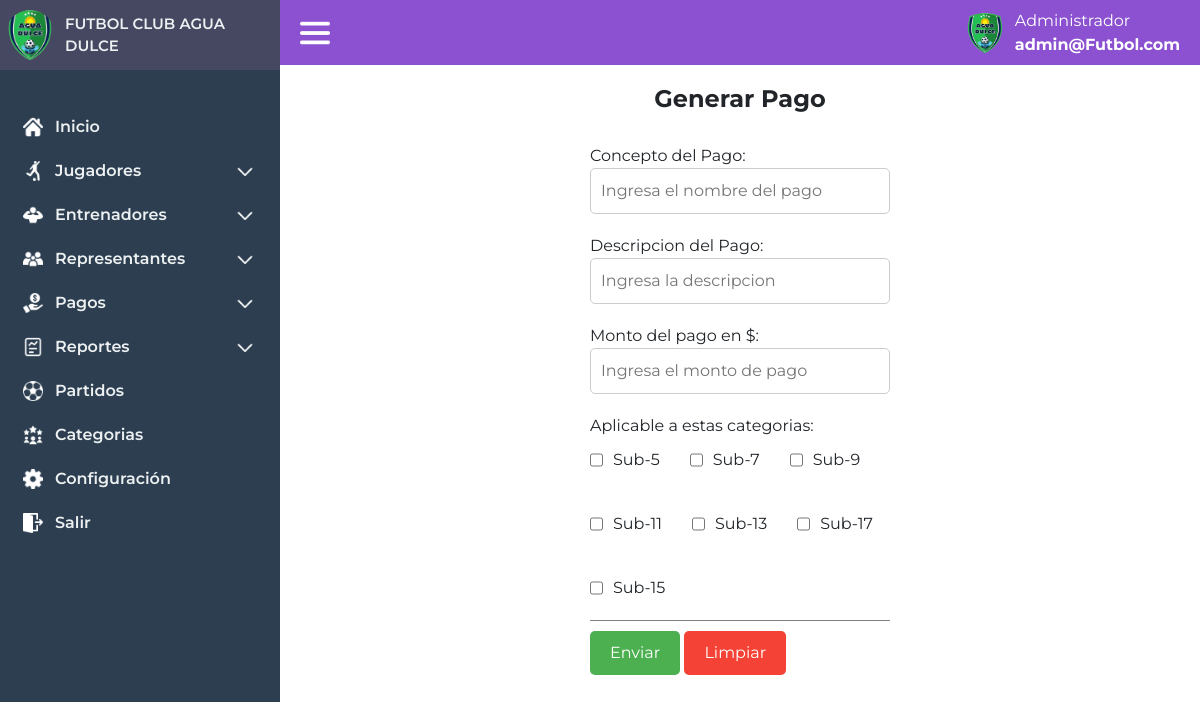
Page /administrador/generarpago (signed in) on the committed database.
### tables this page shows
CREATE TABLE `categorias` (
  `id` int(11) NOT NULL,
  `nombre_categoria` varchar(50) DEFAULT NULL,
  `periodo` varchar(20) DEFAULT NULL,
  `entrenador_id` int(11) DEFAULT NULL,
  `horario` varchar(100) DEFAULT NULL
);

### controlador/vistas.php (called while the page is built, shortened)
<?php
class vistas
{
    function vistan($vista){
        require "vistas/".$vista.".php";
    }
}
?>

### controlador/administrador.php (called while the page is built, shortened)
<?php
require_once "modelo/adminmodel.php";
class administrador extends vistas{
        public function generarpago(){
            $this->data = adminModel::getCategorys();
            $this->vistan('administrador/payment_new');
        }
}
?>

### modelo/database.php (called while the page is built, shortened)
<?php
    class Database
    {
        public static function getDatabase(){
            try {
                $db = new PDO("mysql:host=localhost;dbname=futbolclub", "root", "");
                return $db;
            } catch (Exception $e) {
                return false;
            }
        }
    }
    ?>

### modelo/adminmodel.php (called while the page is built, shortened)
<?php
    require_once "database.php";
    class adminModel extends Database
    {
    public static function getCategorys() {
        try {
            $stmt = Database::getDatabase()->prepare("
                SELECT categorias.*, entrenadores.nombre_completo AS nombre_entrenador FROM categorias JOIN entrenadores ON entrenadores.id = categorias.entrenador_id
            ");
            $stmt->execute();
            return $stmt->fetchAll(PDO::FETCH_ASSOC);
        } catch (PDOException $e) {
            return null;
        }
    }
}
?>

### vistas/administrador/payment_new.php (the view, shortened to what this page needs)
<!DOCTYPE html>
<html lang="es">
<head>
    <link rel="stylesheet" href="/FutbolClub/assets/css/index.css">
    <link rel="stylesheet" href="/FutbolClub/assets/css/players.css">
    <link rel="stylesheet" href="/FutbolClub/assets/css/payments.css">
    <link href="https://cdn.jsdelivr.net/npm/bootstrap@5.3.0/dist/css/bootstrap.min.css" rel="stylesheet">
</head>
<body>
    <?php include("vistas/layout/header.php") ?>
    <main class="index-main" id="index-main">
        <?php include('vistas/layout/session.php'); ?>
                <div class="newplayers-container">
            <h1>Generar Pago</h1>
            <form class="new_payment" action="/FutbolClub/administrador/nuevopago" method="post">
                <div class="new_payment_group">
                    <label for=""nombrepago>Concepto del Pago:</label>
                    <input type="text" name="nombrepago" id="nombrepago" placeholder="Ingresa el nombre del pago">
                </div>
                <div class="new_payment_group">
                    <label for=""nombrepago>Descripcion del Pago:</label>
                    <input type="text" name="descripcion" id="nombrepago" placeholder="Ingresa la descripcion">
                </div>
                <div class="new_payment_group">
                    <label for=""nombrepago>Monto del pago en $:</label>
                    <input type="number" name="montopago" id="montopago" placeholder="Ingresa el monto de pago">
                </div>
                <div class="new_payment_group">
                    <label for="nombrepago">Aplicable a estas categorias:</label>
                    <div class="new_payment_groups_checkbox">
                        <?php foreach ($this->data as $dato ):?>
                        <div class="new_payment_group_checkbox">
                            <input type="checkbox" name="categorias[]" value="<?php echo $dato['id']?>" id="">
                            <span><?php echo $dato['nombre_categoria']?></span>
                        </div>
                        <?php endforeach;?>
                    </div>
                </div>
                <div class="new_payment_buttons">
                    <button class="np-form-button-save" type="submit">Enviar</button>
                    <button class="np-form-button-reset" type="reset">Limpiar</button>
                </div>
            </form>
        </div>
    </main>
</body>
</html>

### assets/css/index.css (style rules this page uses)
* { box-sizing: border-box; margin: 0; padding: 0; font-family: "Montserrat", sans-serif; }
:root { --color-bg-dark:#2c3e50 ; --color-bg-dark2:#464861 ; }
.index-main { margin-left: 280px; transition: margin-left 0.3s ease-in-out; }

### assets/css/players.css (style rules this page uses)
.newplayers-container { display: flex; flex-direction: column; align-items: center; margin-top: 20px; }
.newplayers-container h1 { font-size: 24px; font-weight: bold; margin-bottom: 30px; text-align: left; }
.np-form-button-save { background: #4CAF50; color: white; padding: 10px 20px; border: none; border-radius: 5px; cursor: pointer; }
.np-form-button-reset { background: #f44336; color: white; padding: 10px 20px; border: none; border-radius: 5px; cursor: pointer; }

### assets/css/payments.css (style rules this page uses)
.new_payment_group { display: flex; flex-direction: column; margin-bottom: 20px; }
.new_payment_group label { width: 300px; font-size: 16px; }
.new_payment_group input[type="text"], .new_payment_group input[type="number"], .new_payment_group select { padding: 10px; border: 1px solid #ccc; border-radius: 5px; width: 300px; box-sizing: border-box; }
.new_payment_group_checkbox { margin-top: 10px; display: flex; gap: 10px; }
.new_payment_groups_checkbox { display: flex; width: 300px; gap: 30px; flex-wrap: wrap; }
.new_payment_buttons { border-top: 1px solid grey; padding-top: 10px; }

### rows in the picture
categorias: nombre_categoria "Sub-5"
categorias: nombre_categoria "Sub-7"
categorias: nombre_categoria "Sub-9"
categorias: nombre_categoria "Sub-11"
categorias: nombre_categoria "Sub-13"
categorias: nombre_categoria "Sub-17"
categorias: nombre_categoria "Sub-15"
